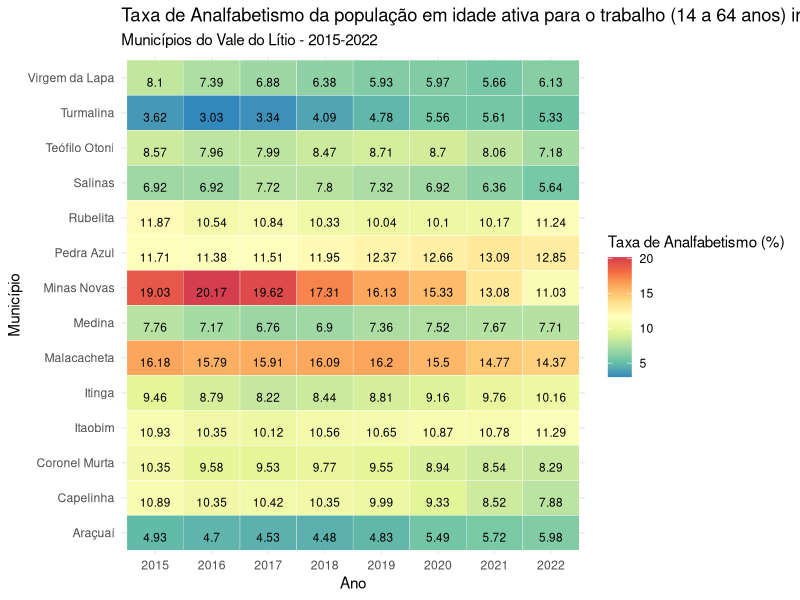
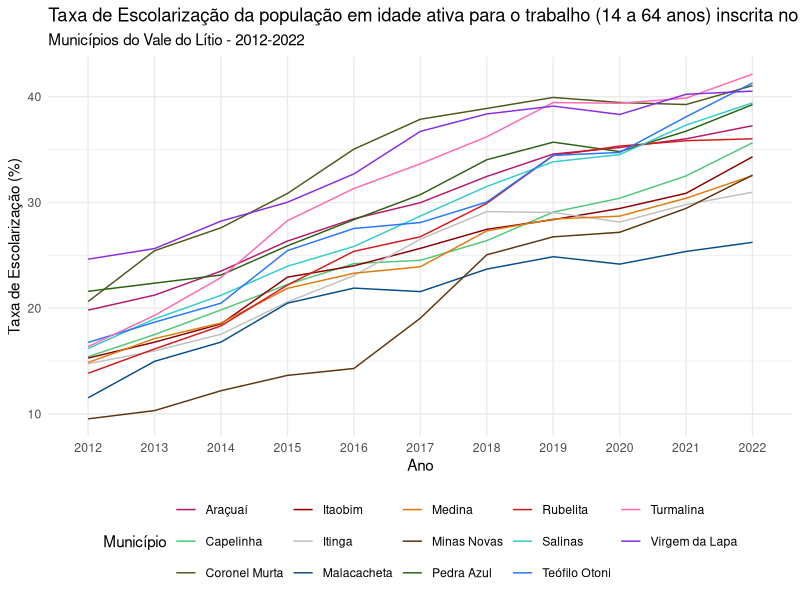
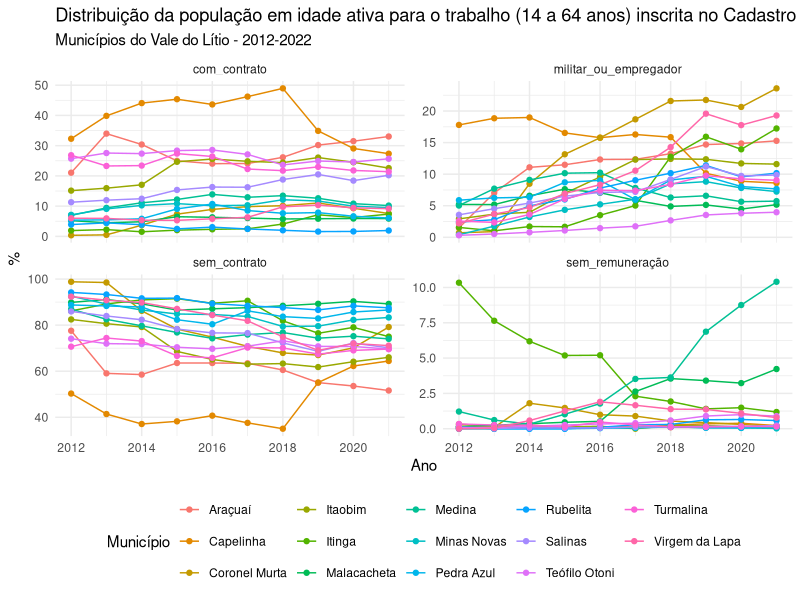
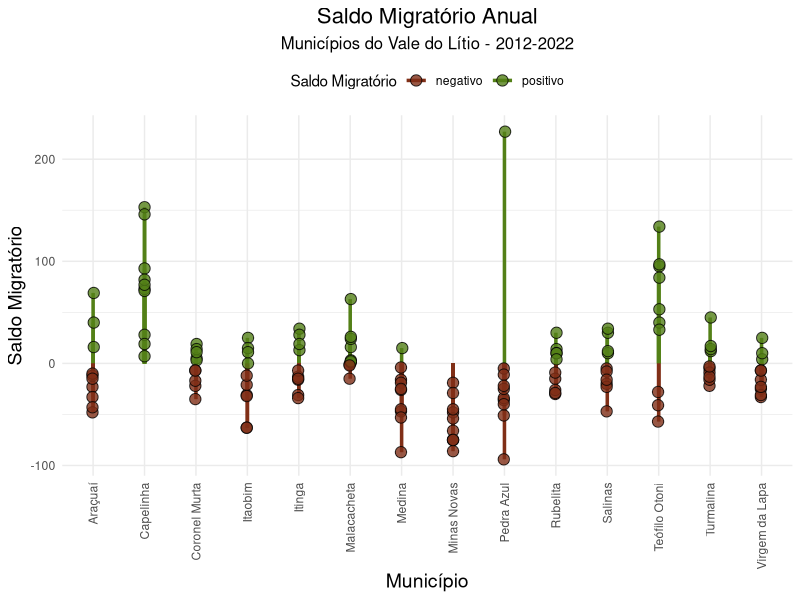
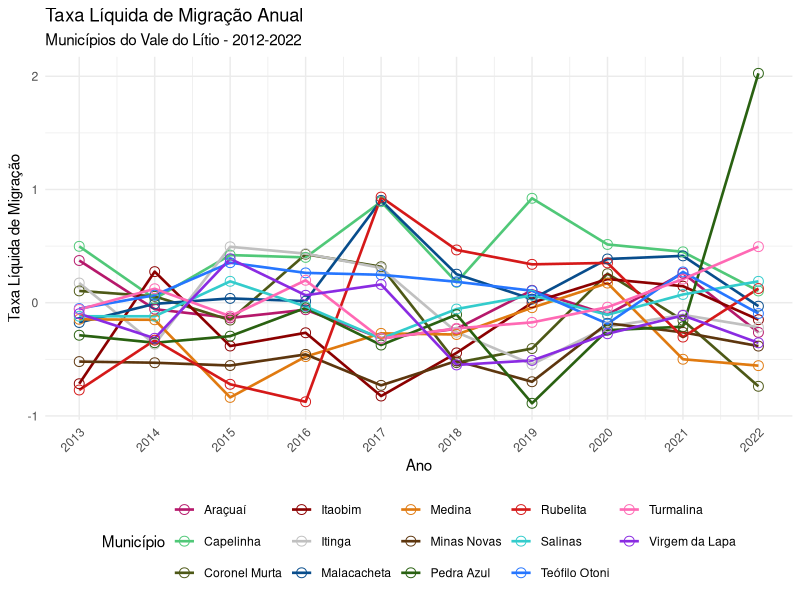

Write the R code that produced these figures, in order.
## ---- chunk 1
knitr::opts_chunk$set(echo = FALSE)
Sys.setlocale("LC_ALL", "en_US.UTF-8")

## ---- chunk 2
# Importando os dados
df_analfabetismo <- data.frame(
  IBGE = c(3103405, 3112307, 3119500, 3133303, 3134004, 3139201, 3141405, 3141801, 3148707, 3156502, 3157005, 3168606, 3169703, 3171600),
  MUNICIPIO = c("Araçuaí", "Capelinha", "Coronel Murta", "Itaobim", "Itinga", "Malacacheta", "Medina", "Minas Novas", "Pedra Azul", "Rubelita", "Salinas", "Teófilo Otoni", "Turmalina", "Virgem da Lapa"),
# `2012` = c(5.57, 12.14, 9.61, 11.81, 10.73, 15.83, 9.56, 18.66, 13.14, 15.16, 7.10, 10.84, 5.70, 9.30),
# `2013` = c(5.44, 11.64, 10.10, 11.79, 10.33, 15.85, 9.11, 19.47, 12.69, 14.50, 7.15, 10.48, 5.19, 8.60),
# `2014` = c(14.44, 20.74, 17.91, 20.77, 19.22, 22.02, 15.93, 27.10, 20.25, 21.30, 15.48, 16.13, 10.97, 15.88),
  `2015` = c(4.93, 10.89, 10.35, 10.93, 9.46, 16.18, 7.76, 19.03, 11.71, 11.87, 6.92, 8.57, 3.62, 8.10),
  `2016` = c(4.70, 10.35, 9.58, 10.35, 8.79, 15.79, 7.17, 20.17, 11.38, 10.54, 6.92, 7.96, 3.03, 7.39),
  `2017` = c(4.53, 10.42, 9.53, 10.12, 8.22, 15.91, 6.76, 19.62, 11.51, 10.84, 7.72, 7.99, 3.34, 6.88),
  `2018` = c(4.48, 10.35, 9.77, 10.56, 8.44, 16.09, 6.90, 17.31, 11.95, 10.33, 7.80, 8.47, 4.09, 6.38),
  `2019` = c(4.83, 9.99, 9.55, 10.65, 8.81, 16.20, 7.36, 16.13, 12.37, 10.04, 7.32, 8.71, 4.78, 5.93),
  `2020` = c(5.49, 9.33, 8.94, 10.87, 9.16, 15.50, 7.52, 15.33, 12.66, 10.10, 6.92, 8.70, 5.56, 5.97),
  `2021` = c(5.72, 8.52, 8.54, 10.78, 9.76, 14.77, 7.67, 13.08, 13.09, 10.17, 6.36, 8.06, 5.61, 5.66),
  `2022` = c(5.98, 7.88, 8.29, 11.29, 10.16, 14.37, 7.71, 11.03, 12.85, 11.24, 5.64, 7.18, 5.33, 6.13)
)



## ---- chunk 3
# Carregando os pacotes necessários
library(ggplot2)
library(reshape2)
library(RColorBrewer)


# Transformando o dataframe para o formato longo
df_long <- melt(df_analfabetismo, id.vars = c("IBGE", "MUNICIPIO"), variable.name = "Ano", value.name = "TaxaAnalfabetismo")

# Ajustando os nomes dos anos 
df_long$Ano <- gsub("X", "", df_long$Ano)

# Escolhendo uma paleta de cores
color_palette <- rev(brewer.pal(name = "Spectral", n = 9))

# Criando o mapa de calor
ggplot(df_long, aes(x = Ano, y = MUNICIPIO, fill = TaxaAnalfabetismo)) +
  geom_tile(color = "white") +
  geom_text(aes(label = round(TaxaAnalfabetismo, 2)), vjust = 1, size=3) +
  scale_fill_gradientn(colors = color_palette) +
  theme_minimal() +
  labs(title = "Taxa de Analfabetismo da população em idade ativa para o trabalho (14 a 64 anos) inscrita no Cadastro Único (%)",
       subtitle = "Municípios do Vale do Lítio - 2015-2022",
       x = "Ano", y = "Município", fill = "Taxa de Analfabetismo (%)")


## ---- chunk 4
# Criando o dataframe
tx_escolaricao <- data.frame(
  IBGE = c(3103405, 3112307, 3119500, 3133303, 3134004, 3139201, 3141405, 3141801, 3148707, 3156502, 3157005, 3168606, 3169703, 3171600),
  MUNICIPIO = c("Araçuaí", "Capelinha", "Coronel Murta", "Itaobim", "Itinga", "Malacacheta", "Medina", "Minas Novas", "Pedra Azul", "Rubelita", "Salinas", "Teófilo Otoni", "Turmalina", "Virgem da Lapa"),
  `2012` = c(19.82, 15.42, 20.63, 15.29, 14.75, 11.53, 14.87, 9.54, 21.60, 13.85, 16.20, 16.77, 16.37, 24.64),
  `2013` = c(21.24, 17.51, 25.44, 16.79, 15.97, 14.98, 17.13, 10.32, 22.37, 16.15, 18.99, 18.68, 19.32, 25.64),
  `2014` = c(23.51, 19.84, 27.61, 18.52, 17.54, 16.80, 18.60, 12.20, 23.14, 18.33, 21.22, 20.48, 22.90, 28.24),
  `2015` = c(26.35, 22.24, 30.85, 22.94, 20.59, 20.48, 21.88, 13.65, 25.90, 22.19, 23.97, 25.45, 28.28, 30.02),
  `2016` = c(28.46, 24.22, 35.04, 24.01, 23.08, 21.90, 23.31, 14.30, 28.37, 25.38, 25.84, 27.54, 31.32, 32.70),
  `2017` = c(29.98, 24.53, 37.87, 25.66, 26.53, 21.57, 23.92, 19.06, 30.74, 26.76, 28.72, 28.10, 33.66, 36.72),
  `2018` = c(32.46, 26.39, 38.89, 27.46, 29.14, 23.70, 27.31, 25.05, 34.04, 29.91, 31.51, 30.04, 36.21, 38.37),
  `2019` = c(34.58, 29.09, 39.93, 28.38, 29.05, 24.87, 28.43, 26.75, 35.70, 34.43, 33.85, 34.45, 39.45, 39.11),
  `2020` = c(35.19, 30.40, 39.45, 29.43, 28.15, 24.17, 28.71, 27.18, 34.81, 35.33, 34.53, 34.73, 39.38, 38.32),
  `2021` = c(36.02, 32.51, 39.26, 30.87, 29.80, 25.37, 30.40, 29.44, 36.74, 35.84, 37.32, 38.10, 39.87, 40.23),
  `2022` = c(37.26, 35.65, 41.05, 34.32, 30.97, 26.23, 32.54, 32.58, 39.26, 36.02, 39.42, 41.30, 42.14, 40.53)
)

## ---- chunk 5
# Carregando os pacotes necessários
library(ggplot2)
library(reshape2)
library(RColorBrewer)

# Transformando o dataframe para o formato longo
df_long <- melt(tx_escolaricao, id.vars = c("IBGE", "MUNICIPIO"), variable.name = "Ano", value.name = "TaxaEscolarizacao")

# Ajustando os nomes dos anos 
df_long$Ano <- gsub("X", "", df_long$Ano)

# Definindo as cores manualmente
custom_colors <- c("#b6186b", "#50c878", "#4d5816", "#8b0000", "#c0c0c0", "#084d8c", "#e07a10", "#5d360e", "#296111", "#d51919", "#33cccc", "#2676ff", "#FF69B4", "#8A2BE2")


# Criando o gráfico de linhas
ggplot(df_long, aes(x = Ano, y = TaxaEscolarizacao, group = MUNICIPIO, color = MUNICIPIO)) +
  geom_line() +
  scale_color_manual(values = custom_colors) +
  theme_minimal() +
  labs(title = "Taxa de Escolarização da população em idade ativa para o trabalho (14 a 64 anos) inscrita no Cadastro Único (%)",
       subtitle = "Municípios do Vale do Lítio - 2012-2022", x = "Ano", y = "Taxa de Escolarização (%)", color = "Município") +
  theme(legend.position = "bottom")



## ---- chunk 6
# Carregando o pacote ggplot2
library(tidyverse)
library(readxl)
pop_idade_ativa <- read_excel("pop_idade_ativa.xlsx")

pop_idade_ativa_long <- pop_idade_ativa %>%
  gather(key = "Tipo_Trabalho", value = "Percentual", sem_contrato, com_contrato, militar_ou_empregador, sem_remuneração)

colnames(pop_idade_ativa_long)[2] <- "Município"

# Criando o painel de gráficos
ggplot(pop_idade_ativa_long, aes(x = ano, y = Percentual, group = Município, colour = Município)) +
  geom_line() +
  geom_point() +
  theme_minimal() +
  labs(title = "Distribuição da população em idade ativa para o trabalho (14 a 64 anos) inscrita no Cadastro Único, segundo o  vínculo de trabalho (%)",
       subtitle = "Municípios do Vale do Lítio - 2012-2022",
       y = "%", x = "Ano") +
  facet_wrap(~Tipo_Trabalho, scales = "free_y") +
  theme(legend.position = "bottom")

## ---- chunk 7
# Carregando os pacotes necessários
library(ggplot2)
library(dplyr)
library(readxl)
saldo_migratorio <- read_excel("saldo_migratorio.xlsx", 
    sheet = "Planilha2")

# Configuração de cores personalizadas para positivo e negativo
custom_colors_pos_neg <- c("positivo" = "#538017", "negativo" = "#802f17")

# Adicionando uma nova coluna para indicar se o saldo migratório é positivo ou negativo
saldo_migratorio <- saldo_migratorio %>%
  mutate(SaldoTipo = ifelse(SM >= 0, "positivo", "negativo"))

# Criando o gráfico lollipop com transparência nas bolinhas
g <- ggplot(saldo_migratorio, aes(x = Município, y = SM)) +
  geom_segment(aes(xend = Município, yend = 0, color = SaldoTipo), size = 1.2) + # Linhas do gráfico lollipop
  geom_point(aes(fill = SaldoTipo), size = 3.5, shape = 21, position = position_dodge(width = 0.05), color = "black", alpha = 0.8) + # Pontos do gráfico lollipop com transparência
  scale_color_manual(values = custom_colors_pos_neg) +
  scale_fill_manual(values = custom_colors_pos_neg) +
  theme_minimal() +
  theme(axis.text.x = element_text(angle = 90, vjust = 0.5, hjust=1),
        legend.position = "top", # Posicionando a legenda no topo
        plot.title = element_text(hjust = 0.5, size = 16),
        plot.subtitle = element_text(hjust = 0.5, size = 12),
        axis.title = element_text(size = 14)) +
  labs(title = "Saldo Migratório Anual",
       subtitle = "Municípios do Vale do Lítio - 2012-2022",
       y = "Saldo Migratório",
       x = "Município") +
  guides(color = guide_legend(title = "Saldo Migratório"), fill = guide_legend(title = "Saldo Migratório"))

# Exibindo o gráfico
print(g)


## ---- chunk 8
# Carregando os pacotes necessários
library(ggplot2)

# Configuração de cores personalizadas
custom_colors <- c("#b6186b", "#50c878", "#4d5816", "#8b0000", "#c0c0c0", 
                   "#084d8c", "#e07a10", "#5d360e", "#296111", "#d51919", 
                   "#33cccc", "#2676ff", "#FF69B4", "#8A2BE2")

# Definindo os anos manualmente para o eixo x
anos <- c(2012, 2013, 2014, 2015, 2016, 2017, 2018, 2019, 2020, 2021, 2022)

# Criando o gráfico de linhas para a taxa líquida de migração com melhor distinção
 ggplot(saldo_migratorio, aes(x = ano, y = TLM, group = Município, colour = Município)) +
  geom_line(size = 0.9) +  # Aumentando a espessura das linhas
  geom_point(size = 3, shape = 21) +  # Adicionando marcadores com bordas
  scale_color_manual(values = custom_colors) +  # Utilizando cores personalizadas
  scale_x_continuous(breaks = anos) +  # Definindo os anos manualmente
  theme_minimal() +
  labs(title = "Taxa Líquida de Migração Anual",
       subtitle = "Municípios do Vale do Lítio - 2012-2022",
       y = "Taxa Líquida de Migração",
       x = "Ano") +
  theme(legend.position = "bottom",
        axis.text.x = element_text(angle = 45, hjust = 1)) 


